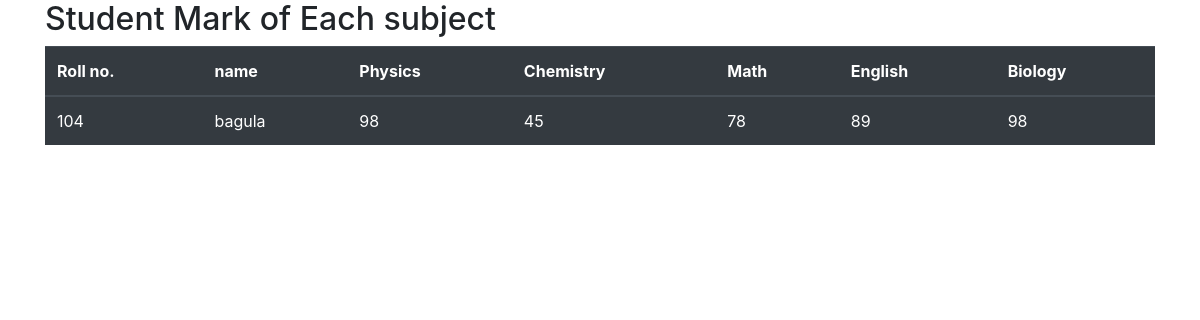
Screenshot of /studentmark/?roll_no=104 (signed in) with the database file from the repository.
### StudentinfoApp/models.py (models this page shows, shortened)
class StudentAcademic(models.Model):
    roll_no = models.ForeignKey(StudentInfo, on_delete=models.CASCADE)
    math = models.IntegerField(null=True, blank=True)
    physic = models.IntegerField(null=True, blank=True)
    chemistry = models.IntegerField(null=True, blank=True)
    english = models.IntegerField(null=True, blank=True)
    biology = models.IntegerField(null=True, blank=True)

class StudentInfo(models.Model):
    roll_no = models.IntegerField(primary_key=True)
    name = models.CharField(max_length=50, null=True, blank=True)
    sclass = models.CharField(max_length=50, null=True, blank=True)
    school = models.CharField(max_length=50, null=True, blank=True)
    mobile = models.IntegerField(null=True, blank=True)
    address = models.CharField(max_length=100, null=True, blank=True)

### StudentinfoApp/views.py (the view)
# urls.py: path('studentmark/', studentview.studentmark, name='studentmark'),
def studentmark(request):
    try:
        if request.session["uname"]:
            roll_no = request.GET.get('roll_no')
            data = StudentAcademic.objects.filter(roll_no=roll_no)
            return render(request, "studentmark.html", {"data": data})
        return redirect('login')
    except:
        return redirect('login')

### templates/studentmark.html (shortened to what this page needs)
<!DOCTYPE html>
<html lang="en">
<head>
  <link rel="stylesheet" href="https://maxcdn.bootstrapcdn.com/bootstrap/4.5.2/css/bootstrap.min.css">
</head>
<body>
    {% if data %}
<div class="container">
  <h2>Student Mark of  Each subject</h2>
  <table class="table table-dark table-hover">
    <thead>
      <tr>
            <th>Roll no.</th>
            <th>name</th>
            <th>Physics</th>
            <th>Chemistry</th>
            <th>Math </th>
            <th>English</th>
            <th>Biology</th>
      </tr>
    </thead>
    <tbody>
    <tr>
    {%for i in data%}
         <td>{{ i.roll_no.roll_no }}</td>
         <td>{{ i.roll_no.name }}</td>
        <td>{{i.physic}}</td>
        <td>{{i.chemistry}}</td>
        <td>{{i.math}}</td>
        <td>{{i.biology}}</td>
        <td>{{i.english}}</td>
      </tr>
    </tbody>{%endfor%}
  </table>
  {%else%}
      <h2>Data is Note Available Please Insert Data</h2>
      {%endif%}
</div>
</body>
</html>

### rows the page displays
StudentAcademic: roll_no.roll_no "104", roll_no.name "bagula", physic "98", chemistry "45", math "78", biology "89", english "98"
